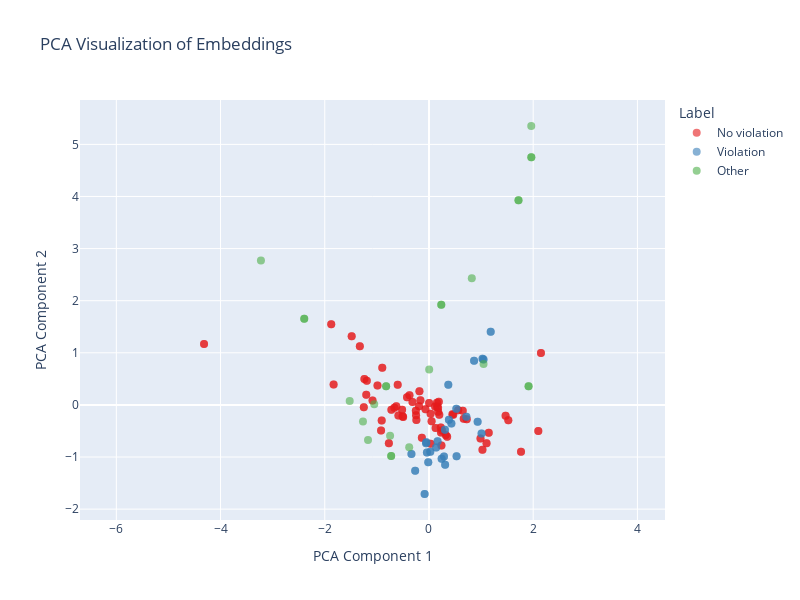

Notebook code cell kept with this figure:
### Code cell
labels_str = np.array(labels).astype(str)
# change labels description
labels_str[labels_str == '0'] = 'No violation'
labels_str[labels_str == '1'] = 'Violation'
labels_str[labels_str == '2'] = 'Other'

fig = px.scatter(
    x=X,
    y=Y,
    color=labels_str,  # Assign colors based on labels
    color_discrete_sequence=px.colors.qualitative.Set1,  # Use discrete color palette
    labels={'x': 'PCA Component 1', 'y': 'PCA Component 2', 'color': 'Label'},
    title='PCA Visualization of Embeddings',
    hover_data={'Label': labels, 'File': files}
)

# Customize marker properties
fig.update_traces(marker=dict(size=8, opacity=0.6), showlegend=True) 

# Adjust layout for a squared plot
fig.update_layout(
    xaxis=dict(scaleanchor="y", title="PCA Component 1"),
    yaxis=dict(title="PCA Component 2"),
    height=600,  # Set height
    width=800    # Set width
)

# Show the plot
fig.show()

### Figure 1 — Plotly figure (JSON) as saved in the notebook; plotly's stock layout.template omitted (floating-point values rounded to 4 significant figures; data arrays with more than 128 entries replaced by an {"elided": "..."} marker saying what was removed)
{"data": [{"customdata": {"elided": "134x2 mixed values"}, "hovertemplate": "Label=%{customdata[0]}<br>PCA Component 1=%{x}<br>PCA Component 2=%{y}<br>File=%{customdata[1]}<extra></extra>", "legendgroup": "No violation", "marker": {"color": "rgb(228,26,28)", "opacity": 0.6, "size": 8, "symbol": "circle"}, "mode": "markers", "name": "No violation", "orientation": "v", "showlegend": true, "type": "scatter", "x": {"elided": "134 float values"}, "xaxis": "x", "y": {"elided": "134 float values"}, "yaxis": "y"}, {"customdata": [[1, "motion_clip_1737272677_sam.mp4"], [1, "motion_clip_1737284350_sam.mp4"], [1, "motion_clip_1737268799_sam.mp4"], [1, "motion_clip_1737274122_sam.mp4"], [1, "motion_clip_1737264273_sam.mp4"], [1, "motion_clip_1737283751_sam.mp4"], [1, "motion_clip_1737265625_sam.mp4"], [1, "motion_clip_1737283204_sam.mp4"], [1, "motion_clip_1737285553_sam.mp4"], [1, "motion_clip_1737277001_sam.mp4"], [1, "motion_clip_1737286199_sam.mp4"], [1, "motion_clip_1737274502_sam.mp4"], [1, "motion_clip_1737280477_sam.mp4"], [1, "motion_clip_1737289539_sam.mp4"], [1, "motion_clip_1737272602_sam.mp4"], [1, "motion_clip_1737287095_sam.mp4"], [1, "motion_clip_1737289396_sam.mp4"], [1, "motion_clip_1737285088_sam.mp4"], [1, "motion_clip_1737285306_sam.mp4"], [1, "motion_clip_1737281780_sam.mp4"], [1, "motion_clip_1737277768_sam.mp4"], [1, "motion_clip_1737291077_sam.mp4"], [1, "motion_clip_1737263863_sam.mp4"], [1, "motion_clip_1737280610_sam.mp4"], [1, "motion_clip_1737275978_sam.mp4"], [1, "motion_clip_1737281990_sam.mp4"], [1, "motion_clip_1737272677_sam.mp4"], [1, "motion_clip_1737284350_sam.mp4"], [1, "motion_clip_1737268799_sam.mp4"], [1, "motion_clip_1737274122_sam.mp4"], [1, "motion_clip_1737264273_sam.mp4"], [1, "motion_clip_1737283751_sam.mp4"], [1, "motion_clip_1737265625_sam.mp4"], [1, "motion_clip_1737283204_sam.mp4"], [1, "motion_clip_1737285553_sam.mp4"], [1, "motion_clip_1737277001_sam.mp4"], [1, "motion_clip_1737286199_sam.mp4"], [1, "motion_clip_1737274502_sam.mp4"], [1, "motion_clip_1737280477_sam.mp4"], [1, "motion_clip_1737289539_sam.mp4"], [1, "motion_clip_1737272602_sam.mp4"], [1, "motion_clip_1737287095_sam.mp4"], [1, "motion_clip_1737289396_sam.mp4"], [1, "motion_clip_1737285088_sam.mp4"], [1, "motion_clip_1737285306_sam.mp4"], [1, "motion_clip_1737281780_sam.mp4"], [1, "motion_clip_1737277768_sam.mp4"], [1, "motion_clip_1737291077_sam.mp4"], [1, "motion_clip_1737263863_sam.mp4"], [1, "motion_clip_1737280610_sam.mp4"], [1, "motion_clip_1737275978_sam.mp4"], [1, "motion_clip_1737281990_sam.mp4"]], "hovertemplate": "Label=%{customdata[0]}<br>PCA Component 1=%{x}<br>PCA Component 2=%{y}<br>File=%{customdata[1]}<extra></extra>", "legendgroup": "Violation", "marker": {"color": "rgb(55,126,184)", "opacity": 0.6, "size": 8, "symbol": "circle"}, "mode": "markers", "name": "Violation", "orientation": "v", "showlegend": true, "type": "scatter", "x": [-0.05028, 0.288, 0.9338, -0.08378, 0.3102, 1.009, 0.8659, 0.5298, -0.05574, 0.3713, -0.03969, -0.01357, 1.185, 0.4305, -0.3367, -0.2647, 0.3062, 0.2428, 0.7179, 0.1649, 1.046, 0.1377, 0.382, 0.5253, 1.027, 0.02574, -0.05028, 0.288, 0.9338, -0.08378, 0.3102, 1.009, 0.8659, 0.5298, -0.05574, 0.3713, -0.03969, -0.01357, 1.185, 0.4305, -0.3367, -0.2647, 0.3062, 0.2428, 0.7179, 0.1649, 1.046, 0.1377, 0.382, 0.5253, 1.027, 0.02574], "xaxis": "x", "y": [-0.7177, -0.9898, -0.324, -1.71, -1.148, -0.5504, 0.8477, -0.9868, -0.7345, 0.3867, -0.9116, -1.099, 1.402, -0.3562, -0.9412, -1.266, -0.4759, -1.033, -0.226, -0.6957, 0.8704, -0.8153, -0.2838, -0.07282, 0.8863, -0.8981, -0.7177, -0.9898, -0.324, -1.71, -1.148, -0.5504, 0.8477, -0.9868, -0.7345, 0.3867, -0.9116, -1.099, 1.402, -0.3562, -0.9412, -1.266, -0.4759, -1.033, -0.226, -0.6957, 0.8704, -0.8153, -0.2838, -0.07282, 0.8863, -0.8981], "yaxis": "y"}, {"customdata": [[2, "motion_clip_1737264698_sam.mp4"], [2, "motion_clip_1737285630_sam.mp4"], [2, "motion_clip_1737281030_sam.mp4"], [2, "motion_clip_1737280496_sam.mp4"], [2, "motion_clip_1737285232_sam.mp4"], [2, "motion_clip_1737264366_sam.mp4"], [2, "motion_clip_1737280993_sam.mp4"], [2, "motion_clip_1737264698_sam.mp4"], [2, "motion_clip_1737285630_sam.mp4"], [2, "motion_clip_1737281030_sam.mp4"], [2, "motion_clip_1737280496_sam.mp4"], [2, "motion_clip_1737285232_sam.mp4"], [2, "motion_clip_1737264366_sam.mp4"], [2, "motion_clip_1737280993_sam.mp4"], [2, "motion_clip_1737267913_sam.mp4"], [2, "motion_clip_1737264337_sam.mp4"], [2, "motion_clip_1737286565_sam.mp4"], [2, "motion_clip_1737269176_sam.mp4"], [2, "motion_clip_1737283221_sam.mp4"], [2, "motion_clip_1737274858_sam.mp4"], [2, "motion_clip_1737290793_sam.mp4"], [2, "motion_clip_1737280031_sam.mp4"], [2, "motion_clip_1737268938_sam.mp4"], [2, "motion_clip_1737269072_sam.mp4"], [2, "motion_clip_1737289719_sam.mp4"]], "hovertemplate": "Label=%{customdata[0]}<br>PCA Component 1=%{x}<br>PCA Component 2=%{y}<br>File=%{customdata[1]}<extra></extra>", "legendgroup": "Other", "marker": {"color": "rgb(77,175,74)", "opacity": 0.6, "size": 8, "symbol": "circle"}, "mode": "markers", "name": "Other", "orientation": "v", "showlegend": true, "type": "scatter", "x": [1.718, 1.911, -0.7256, 1.964, -2.394, -0.8225, 0.2361, 1.718, 1.911, -0.7256, 1.964, -2.394, -0.8225, 0.2361, -1.266, 0.8218, -1.051, -3.225, -0.3795, 1.047, -1.17, -0.7462, -1.522, 1.963, 0.004171], "xaxis": "x", "y": [3.928, 0.3577, -0.9792, 4.755, 1.654, 0.3587, 1.92, 3.928, 0.3577, -0.9792, 4.755, 1.654, 0.3587, 1.92, -0.3162, 2.431, 0.01312, 2.771, -0.8112, 0.7865, -0.6731, -0.5895, 0.07413, 5.353, 0.6805], "yaxis": "y"}], "layout": {"height": 600, "legend": {"title": {"text": "Label"}, "tracegroupgap": 0}, "title": {"text": "PCA Visualization of Embeddings"}, "width": 800, "xaxis": {"anchor": "y", "domain": [0, 1], "scaleanchor": "y", "title": {"text": "PCA Component 1"}}, "yaxis": {"anchor": "x", "domain": [0, 1], "title": {"text": "PCA Component 2"}}}}
